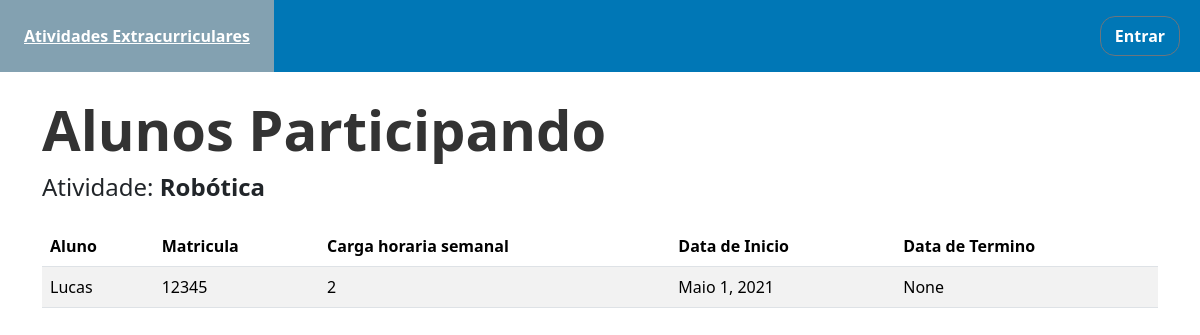
The app's page /atividade/1/alunos/ with its own data.
### site_pfi/models.py (models this page shows, shortened)
class AtividadeExtracurricular(models.Model):
    nome = models.CharField(max_length=50)
    descricao = models.TextField() #Talvez depois definir um numero maximo de caracterres
    tipo = models.CharField(max_length=50)
    situacao = models.CharField(max_length=50)
    data_inicio = models.DateField()
    data_termino = models.DateField(blank=True, null=True)
    docente = models.ForeignKey('Docente', on_delete=models.DO_NOTHING)

class AlunoParticipa(models.Model):
    data_inicio = models.DateField()
    data_final = models.DateField(blank=True, null=True) #Talvez colocar valor default
    carga_horaria_semanal = models.IntegerField()
    fk_atividade_extracurricualar = models.ForeignKey('AtividadeExtracurricular', on_delete=models.DO_NOTHING)
    fk_aluno = models.ForeignKey('Aluno', on_delete=models.DO_NOTHING)

class Aluno(models.Model):
    nome = models.CharField(max_length=50)
    email = models.EmailField(max_length=80)
    matricula = models.CharField(max_length=30, unique=True)
    fk_curso = models.ForeignKey('Curso',on_delete=models.SET_NULL, null=True, blank=True )
    def __str__(self):
        return self.nome

### site_pfi/views.py (the view)
# urls.py: path('atividade/<int:pk>/alunos/', views.listar_alunos_participando, name='listar_alunos_participando'),
def listar_alunos_participando(request, pk):
    atividade = AtividadeExtracurricular.objects.get(pk=pk) #Pegando a pk que veio da url
    alunos_participando = AlunoParticipa.objects.filter(fk_atividade_extracurricualar=atividade) #Pegando o aluno de acordo com a atividade
    context = {
        'atividade': atividade,
        'alunos_participando': alunos_participando
    }
    return render(request, 'listar_alunos_participando.html', context=context)

### templates/listar_alunos_participando.html (shortened to what this page needs)
{% extends 'page.html' %}
{% load static %}
{% block conteudo %}
    <div class="container mt-4">
        <h2 class="section-title">Alunos Participando</h2>
        <h4>Atividade: <strong>{{ atividade.nome }}</strong></h4>
        <div class="mt-4">
            {% if alunos_participando %}
                <table class="table table-striped" style="margin-top: 20px;">
                    <thead class='table'>
                    <tr>
                        <th>Aluno</th>
                        <th>Matricula</th>
                        <th>Carga horaria semanal</th>
                        <th>Data de Inicio</th>
                        <th>Data de Termino</th>
                    </tr>
                    </thead>
                    <tbody>
                    {% for al in alunos_participando %}
                        <tr>
                            <td>{{ al.fk_aluno }}</td>
                            <td>{{ al.fk_aluno.matricula }}</td>
                            <td>{{ al.carga_horaria_semanal }}</td>
                            <td>{{ al.data_inicio }}</td>
                            <td>{{ al.data_final }}</td>
                        </tr>
                    {% endfor %}
                    </tbody>
                </table>
            {% else %}
                <p class="text-muted">Nenhum aluno está participando desta atividade.</p>
            {% endif %}
        </div>
</div>
{% endblock conteudo %}

### site_pfi/static/estilo.css (style rules this page uses)
*, *:after, *:before { margin: 0; padding: 0; box-sizing: border-box; }
body { font-size: 1.5rem; background: black; }
th { padding: 2px 6px; }
td { padding: 0px 6px; }
.container { max-width: 900px; margin: auto; }
.section-title { font-size: 3.5rem; font-weight: bold; color: #333; margin-bottom: 2rem; }
.section-title { margin-bottom: 10px; }

### records on screen
AtividadeExtracurricular: nome "Robótica"
AlunoParticipa: fk_aluno "Lucas", fk_aluno.matricula "12345", carga_horaria_semanal "2", data_inicio "Maio 1, 2021", data_final "None"
